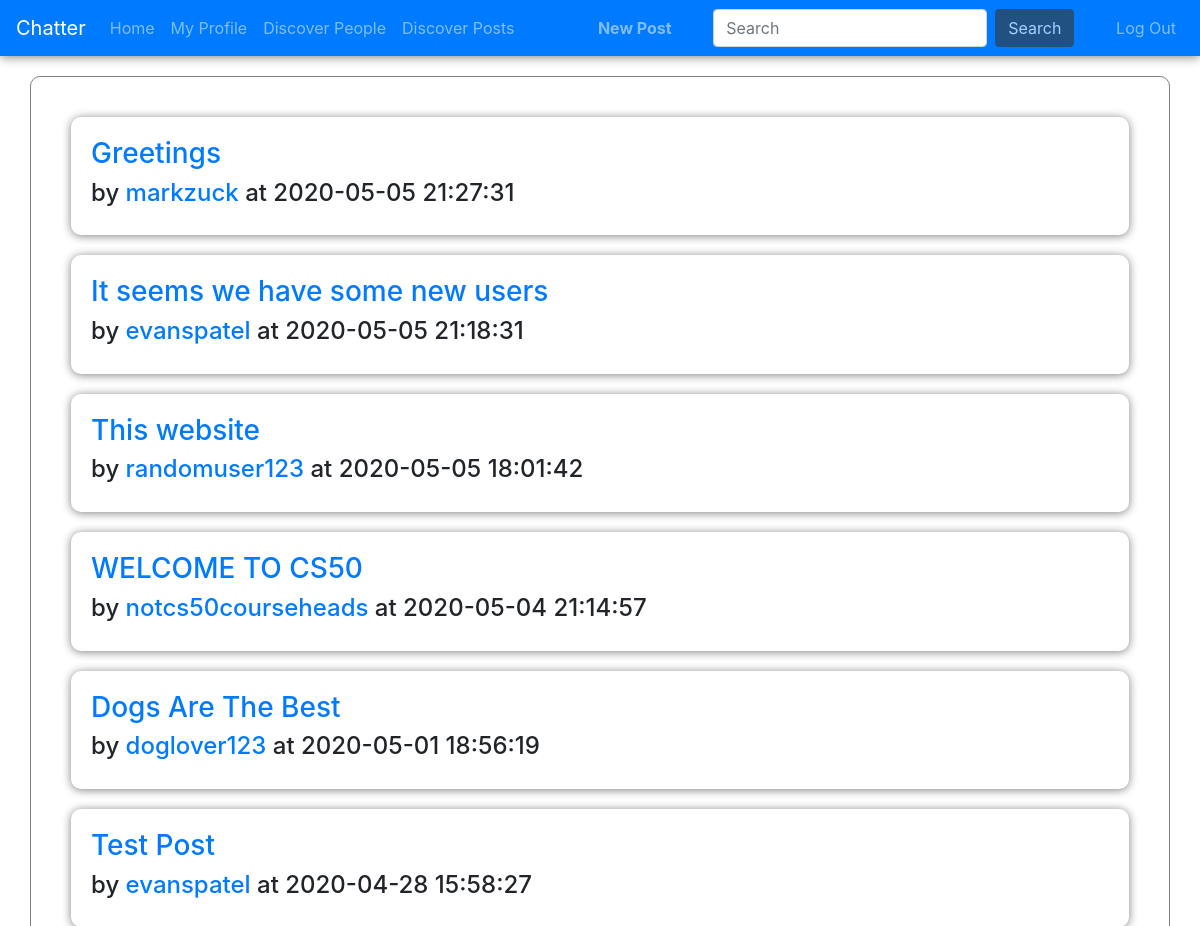
The app's page /discover/posts (signed in) with its own data.
### tables this page shows
CREATE TABLE 'posts' ('id' integer PRIMARY KEY AUTOINCREMENT NOT NULL, 'user_id' integer NOT NULL, 'title' text NOT NULL, 'contents' text NOT NULL, 'datetime'  timestamp NOT NULL DEFAULT CURRENT_TIMESTAMP  );

CREATE TABLE 'users' ('id' integer PRIMARY KEY AUTOINCREMENT NOT NULL, 'username' text NOT NULL, 'pw_hash' text NOT NULL);

### application.py (the view)
@app.route("/discover/posts")
@login_required
def discover_posts():
    posts = db.execute(
        "SELECT title, datetime, posts.id AS post_id, user_id, username FROM posts INNER JOIN users ON posts.user_id = users.id ORDER BY datetime DESC LIMIT 50")
    return render_template("postlist.html", posts=posts)

### application.py (called while the page is built)
@app.after_request
def after_request(response):
    response.headers["Cache-Control"] = "no-cache, no-store, must-revalidate"
    response.headers["Expires"] = 0
    response.headers["Pragma"] = "no-cache"
    return response

### helpers.py (called while the page is built)
def login_required(f):
    @wraps(f)
    def decorated_function(*args, **kwargs):
        if session.get("user_id") is None:
            return redirect("/login")
        return f(*args, **kwargs)
    return decorated_function

### templates/postlist.html (shortened to what this page needs)
{% extends "layout.html" %}
{% block main %}
  {% for post in posts %}
    <div class="postcard">
      <h3><a href="/post/{{ post['post_id'] }}">{{ post["title"] }}</a></h3>
      <h4>by <a href="/profile/{{ post['user_id'] }}">{{ post["username"] }}</a> at {{ post["datetime"] }}</h4>
    </div>
  {% endfor %}
{% endblock %}

### templates/layout.html (shortened to what this page needs)
<!DOCTYPE html>
<html lang="en">
	<head>
		<link rel="stylesheet" href="https://maxcdn.bootstrapcdn.com/bootstrap/4.0.0/css/bootstrap.min.css">
		<link href="/static/styles.css" rel="stylesheet">
	</head>
	<body>
		<nav class="navbar navbar-expand-lg navbar-dark bg-primary">
			<a class="navbar-brand" href="/">Chatter</a>
			<div class="collapse navbar-collapse" id="navbarSupportedContent">
			  {% if session.user_id %}
			    <ul class="navbar-nav mr-auto">
  			    <li class="nav-item">
  						<a class="nav-link" href="/">Home</a>
  					</li>
  					<li class="nav-item">
  						<a class="nav-link" href="/profile/{{ session.user_id }}">My Profile</a>
  					</li>
  					<li class="nav-item">
  					  <a class="nav-link" href="/discover/people">Discover People</a>
  					</li>
  					<li class="nav-item">
  					  <a class="nav-link" href="/discover/posts">Discover Posts</a>
  					</li>
  				</ul>
  				<ul class="navbar-nav ml-auto mr-auto">
  					<li class="nav-item">
  					  <a class="nav-link" href="/newpost"><b>New Post</b></a>
  					</li>
					</ul>
					<form class="form-inline my-2 my-lg-0" action="/search" method="post">
            <input class="form-control mr-sm-2" id="searchfield" name="keyword" type="search" placeholder="Search" aria-label="Search">
            <button class="btn btn-dark my-2 my-sm-0" id="searchsubmit" type="submit">Search</button>
          </form>
					<ul class="navbar-nav ml-auto">
					  <li class="nav-item">
					    <a class="nav-link" href="/logout">Log Out</a>
					  </li>
					</ul>
			  {% endif %}
			</div>
		</nav>
		<div class="container">
      {% block main %}{% endblock %}
		</div>
	</body>
</html>

### static/styles.css (style rules this page uses)
.container { border-color: grey; border-radius: 10px; border-style: solid; border-width: 0.5px; margin-top: 20px; margin-bottom: 20px; padding: 20px; }
nav { margin-bottom: 20px; box-shadow: 0px 1px 10px grey; }
.postcard { border-radius: 10px; box-shadow: 0px 1px 10px grey; margin: 20px; padding: 20px; }

### records on screen
posts: title "Greetings", username "markzuck", datetime "2020-05-05 21:27:31"
posts: title "It seems we have some new users", username "evanspatel", datetime "2020-05-05 21:18:31"
posts: title "This website", username "randomuser123", datetime "2020-05-05 18:01:42"
posts: title "WELCOME TO CS50", username "notcs50courseheads", datetime "2020-05-04 21:14:57"
posts: title "Dogs Are The Best", username "doglover123", datetime "2020-05-01 18:56:19"
posts: title "Test Post", username "evanspatel", datetime "2020-04-28 15:58:27"
